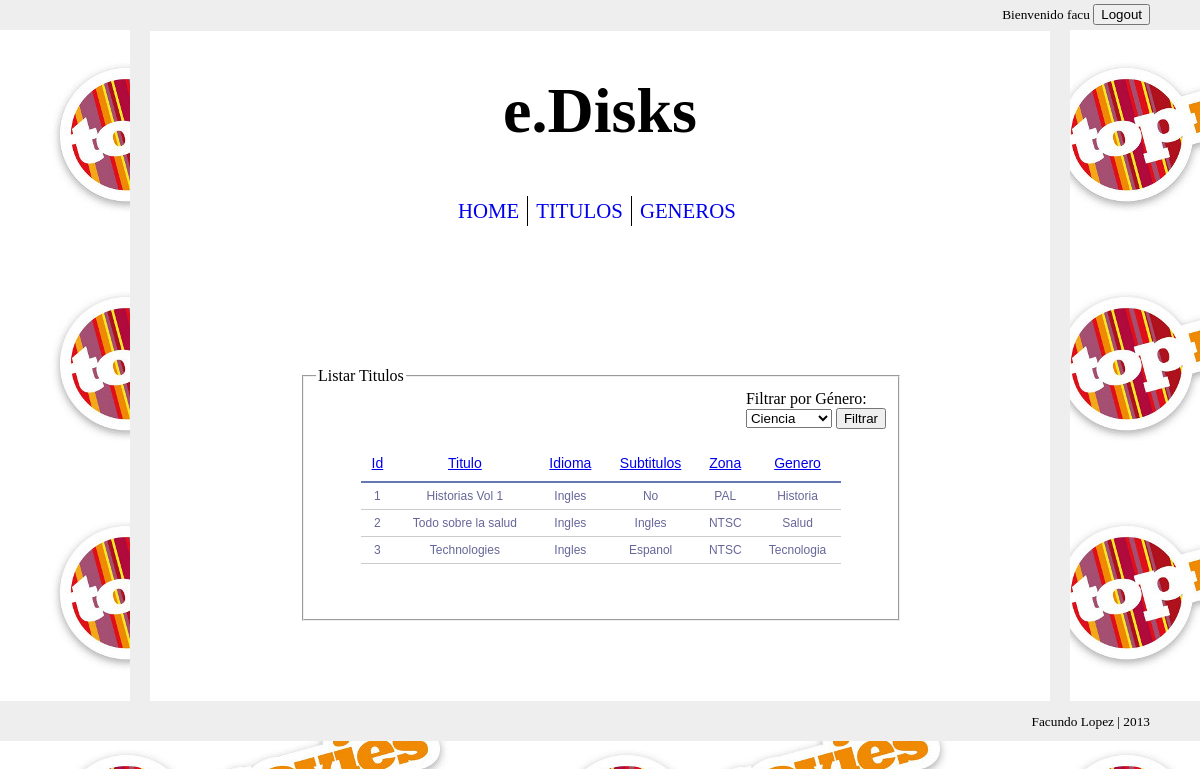
The page /titulos/listar.php (signed in) on the database its author committed.
### tables this page shows
CREATE TABLE IF NOT EXISTS `titulos` (
  `id` bigint(20) NOT NULL AUTO_INCREMENT,
  `titulo` varchar(32) NOT NULL,
  `idioma` varchar(32) NOT NULL,
  `subtitulos` varchar(32) NOT NULL,
  `zona` varchar(32) NOT NULL,
  `genero_id` bigint(20) NOT NULL,
  PRIMARY KEY (`id`)
);

CREATE TABLE IF NOT EXISTS `generos` (
  `id` bigint(20) NOT NULL AUTO_INCREMENT,
  `genero` varchar(32) NOT NULL,
  PRIMARY KEY (`id`)
);

### config.inc.php (called while the page is built, shortened)
<?php
$mysql_host = "localhost";
$mysql_database = "edisks";
$mysql_user = "root";
$mysql_password = "";
?>

### consultas.php (called while the page is built, shortened)
<?php
require_once 'config.inc.php';
function listarTitulos(){
	$query = "select t.id, titulo, idioma, subtitulos, zona, genero_id, genero ".
		"from titulos t join generos g on t.genero_id = g.id;";
	$result = mysql_query($query);
	return $result;
}
function listarGeneros(){
	$query = "select * from generos order by genero asc;";
	$result = mysql_query($query);
	return $result;
}
?>

### titulos/listar.php (the view, shortened to what this page needs)
<?php
	include '../config.inc.php';
	require_once ABSPATH.'/consultas.php';
?>
<!doctype>
<html>
	<head>
		<link rel="stylesheet" type="text/css" href="<?php echo URLADDR; ?>/style.css" />
	</head>
	<body>
		<div id="wraper">
			<?php
				require_once ABSPATH.'/login.inc.php';
			?>
			<div id="page">
				<div id="header">
					<?php
						require_once ABSPATH.'/header.inc.php';
					?>
				</div>
				<div id="content">
					<div id="contenedor-tabla">
						<fieldset>
							<legend>Listar Titulos</legend>
							<div id="filtro">
								Filtrar por Género:
								<form action="<?php echo URLADDR; ?>/titulos/listar.php" method="get">
									<select id="genero" name="genero">
									<?php
									$generos = listarGeneros();
									while($genero = mysql_fetch_assoc($generos)){
										echo '<option>'.$genero['genero'].'</option>';
									}
									?>
									</select>
									<input type="submit" value="Filtrar"/>
								</form>
							</div>
							<table id="tabla">
								<tr>
									<?php
									$generoUrl = "";
									?>
									<th><a href="<?php echo URLADDR; ?>/titulos/listar.php?orden=id<?php echo $generoUrl; ?>">Id</a></th>
									<th><a href="<?php echo URLADDR; ?>/titulos/listar.php?orden=titulo<?php echo $generoUrl; ?>">Titulo</a></th>
									<th><a href="<?php echo URLADDR; ?>/titulos/listar.php?orden=idioma<?php echo $generoUrl; ?>">Idioma</a></th>
									<th><a href="<?php echo URLADDR; ?>/titulos/listar.php?orden=subtitulos<?php echo $generoUrl; ?>">Subtitulos</a></th>
									<th><a href="<?php echo URLADDR; ?>/titulos/listar.php?orden=zona<?php echo $generoUrl; ?>">Zona</a></th>
									<th><a href="<?php echo URLADDR; ?>/titulos/listar.php?orden=genero<?php echo $generoUrl; ?>">Genero</a></th>
								</tr>
								<?php
									if (isset($_GET['orden']) && isset($_GET['genero'])){
										$titulos = listarTitulosOrdenadosPorGenero($_GET['orden'], $_GET['genero']);
									} else if (isset($_GET['orden']) && !isset($_GET['genero'])){
										$titulos = listarTitulosOrdenados($_GET['orden']);
									}  else if (!isset($_GET['orden']) && isset($_GET['genero'])){
										$titulos = listarTitulosPorGenero($_GET['genero']);
									}  else {
										$titulos = listarTitulos();
									}
									while ($titulo = mysql_fetch_assoc($titulos)) {
										echo "<tr>";
										echo "<td>".$titulo['id']."</td>";
										echo "<td>".$titulo['titulo']."</td>";
										echo "<td>".$titulo['idioma']."</td>";
										echo "<td>".$titulo['subtitulos']."</td>";
										echo "<td>".$titulo['zona']."</td>";
										echo "<td>".$titulo['genero']."</td>";
										echo "</tr>";
									}
								?>
							</table>
						</fieldset>
					</div>
				</div>
			</div>
			<div id="footer">
				<?php
					require_once ABSPATH.'/footer.inc.php';
				?>
			</div>
		</div>
	</body>
</html>

### login.inc.php (shortened to what this page needs)
<?php
	require_once 'config.inc.php';
	require_once ABSPATH.'/consultas.php';
	if (!isset($_SESSION["usuario"])) {
?>
<div id="login">
	<div>
		<form id="loginForm" action="<?php echo URLADDR; ?>/login.inc.php" method="post">
			Usuario:
			<input id="usuarioLogin" name="usuarioLogin" type="text" />
			Password:
			<input id="passwordLogin" name="passwordLogin" type="password" />
			<input type="button" value="Login" onclick="validarFormLogin()"/>
		</form>
	</div>
</div>
<?php
	} else {
?>
<div id="login">
	<div>
		<form name="logout" action="<?php echo URLADDR; ?>/logout.inc.php" method="get" >
			<span>Bienvenido <?php echo $_SESSION["usuario"]; ?></span>
			<input type="submit" value="Logout" />
		</form>
	</div>
</div>
<?php } ?>

### header.inc.php (shortened to what this page needs)
<?php
	require_once 'config.inc.php';
?>
<div id="titulo">
	<h1>e.Disks</h1>
</div>
<div id="menu">
	<ul id="navbar">
		<li>
			<a href="<?php echo URLADDR; ?>/index.php">HOME</a>
		</li>
		<li>
			<a href="#" class="dropdown">TITULOS</a>
		</li>
		<li>
			<a href="#" class="dropdown">GENEROS</a>
		</li>
	</ul>
</div>

### footer.inc.php
<div id="autor">
	<p>
	Facundo Lopez | 2013
	</p>
</div>

### style.css (style rules this page uses)
html, body { margin: 0; padding: 0; height: 100%; background-image: url('imagenes/background-small.jpg'); background-color: grey; background-repeat: repeat; }
#login { height: 30px; background-color: #eeeeee; width: 100%; }
#login > div { float: right; padding-right: 50px; padding-top: 4px; font-size: smaller; }
#page { width: 900px; margin: 0 auto; background-color: white; border-top: 1px #eeeeee solid; border-left: 20px #eeeeee solid; border-right: 20px #eeeeee solid; }
#titulo > h1 { text-align: center; font-size: 4em; }
#menu { font-size: 1.3em; width: 300px; padding-top: 5px; padding-bottom: 30px; margin: 0 auto; position: relative; }
#navbar { margin: 0 auto; padding: 0; height: 1em; }
#navbar > li { border-right: 1px black solid; }
#navbar > li:last-child { border-right: 1px white solid; }
#navbar li { list-style: none; float: left; }
#navbar li a { display: block; padding: 3px 8px; text-decoration: none; }
#content { padding-bottom: 80px; }
#contenedor-tabla { padding-top: 120px; margin: 0 auto; width: 600px; }
#filtro { float: right; }
#tabla { font-family: "Lucida Sans Unicode", "Lucida Grande", Sans-Serif; font-size: 12px; background: #fff; margin: 45px; width: 480px; border-collapse: collapse; text-align: center; }
#tabla th { font-size: 14px; font-weight: normal; color: #039; padding: 10px 8px; border-bottom: 2px solid #6678b1; }
#tabla td { border-bottom: 1px solid #ccc; color: #669; padding: 6px 8px; }
#footer { height: 40px; background-color: #eeeeee; width: 100%; }
#footer > div { float: right; padding-right: 50px; font-size: smaller; }

### rows shown on the page
titulos: id "1", titulo "Historias Vol 1", idioma "Ingles", subtitulos "No", zona "PAL", genero.genero "Historia"
titulos: id "2", titulo "Todo sobre la salud", idioma "Ingles", subtitulos "Ingles", zona "NTSC", genero.genero "Salud"
titulos: id "3", titulo "Technologies", idioma "Ingles", subtitulos "Espanol", zona "NTSC", genero.genero "Tecnologia"

### other values the page prints
$_SESSION["usuario"] "facu"
form field genero "Ciencia"
